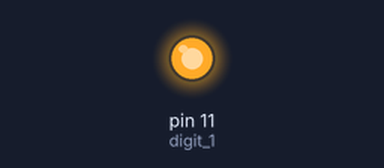
The program below on a simulated Raspberry Pi (header pin numbers). Shown: output pins drawn as LEDs (lit = HIGH). At 22.0 s the program stops and its outputs stay as they are.

Above: at 0.1 s.
At 22.1 s:
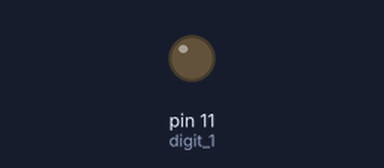
Timing chart, 0 to 23.5 s (numbered marks = the images above):
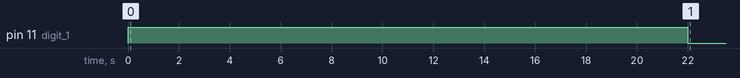

The program:

test.py
```python
#/usr/bin/env python

import RPi.GPIO as GPIO
from time import sleep

GPIO.setmode(GPIO.BOARD)

digit_1 = 11

GPIO.setup(digit_1, GPIO.OUT)

i=0
while i < 11:
    GPIO.output(digit_1, True)
    sleep(2)
    GPIO.output(digit_1, True)
    i=i+1

GPIO.cleanup()
```

Measured:
- by itself, pin 11 (digit_1): LOW → HIGH at 0.00 s, → LOW 22.0 s later
